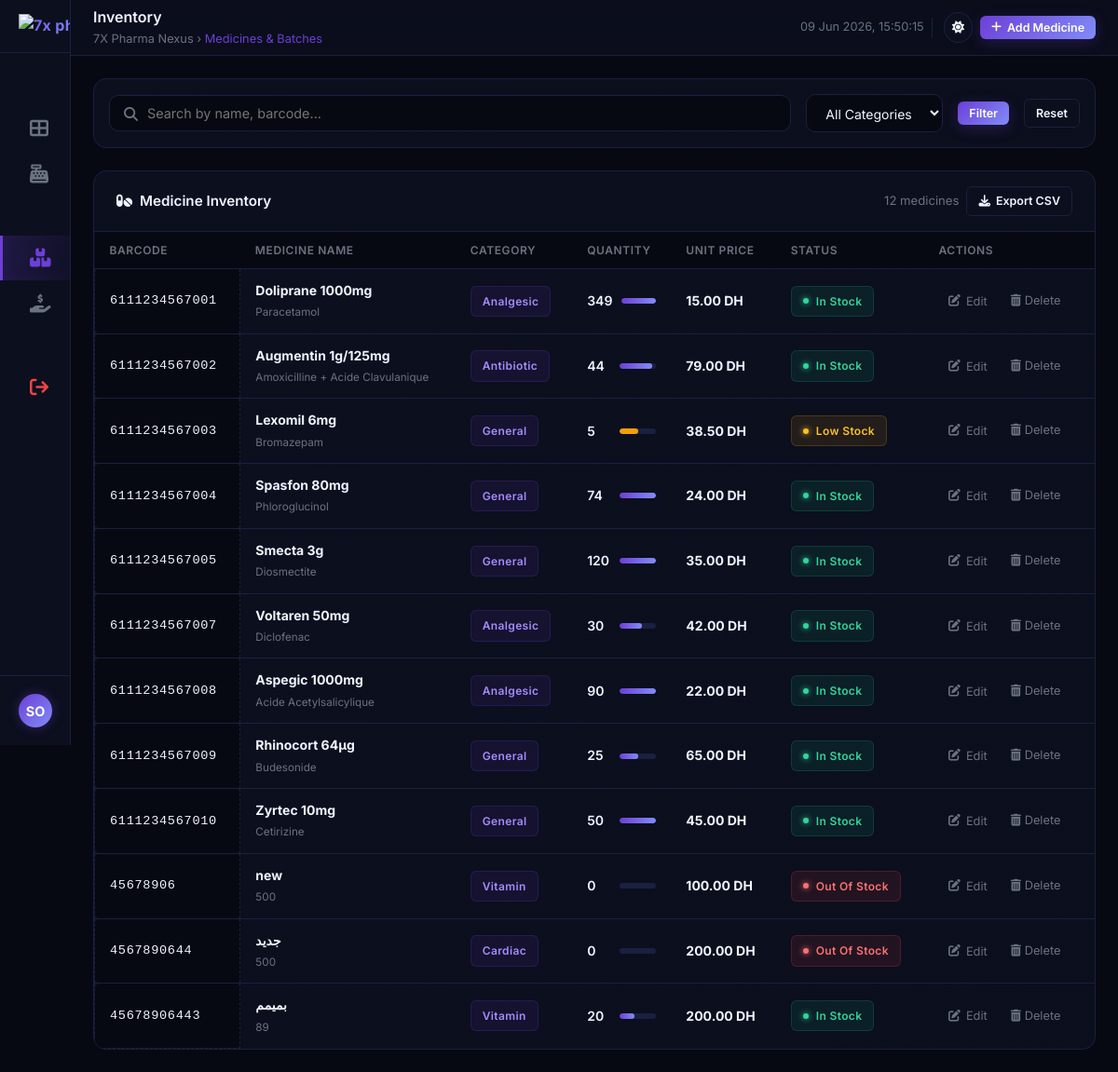
/public/inventory (signed in), run on the app's committed database.
### tables this page shows
CREATE TABLE `medicines` (
  `id` int(11) NOT NULL,
  `barcode` varchar(50) NOT NULL,
  `name` varchar(150) NOT NULL,
  `dci` varchar(150) DEFAULT NULL,
  `category` varchar(100) DEFAULT 'General',
  `price` decimal(10,2) NOT NULL,
  `cost_price` decimal(10,2) NOT NULL,

  `created_at` timestamp NOT NULL DEFAULT current_timestamp(),
  `deleted_at` timestamp NULL DEFAULT NULL
);

### app/controllers/InventoryController.php (called while the page is built, shortened)
<?php
class InventoryController extends Controller {
    public function index() {
        $medicineModel = $this->model('Medicine');
        $keyword = trim($_GET['q'] ?? '');
        $category = trim($_GET['category'] ?? 'all');
        $medicines = $medicineModel->searchAndFilter($keyword, $category);
        $low_stock_items = $medicineModel->getLowStockAlerts(10);
        $this->view('inventory', [
            'medicines' => $medicines,
            'low_stock_count' => count($low_stock_items)
        ]);
    }
}
?>

### app/core/Router.php (called while the page is built, shortened)
<?php
class Router {
    protected $method = 'index';
    public function __construct() {
        $url = $this->parseUrl();
        if (isset($url[0]) && file_exists(ROOT_DIR . '/app/controllers/' . ucfirst($url[0]) . 'Controller.php')) {
            unset($url[0]);
        }
        $this->controller = new $this->controller();
        $this->params = $url ? array_values($url) : [];
        call_user_func_array([$this->controller, $this->method], $this->params);
    }
    private function parseUrl() {
        if (isset($_GET['url'])) {
            $url = rtrim($_GET['url'], '/');
            $url = filter_var($url, FILTER_SANITIZE_URL);
            $url = explode('/', $url);
            return $url;
        }
        return [];
    }
}

### public/index.php (called while the page is built, shortened)
<?php
require_once ROOT_DIR . '/app/config/Database.php';
require_once ROOT_DIR . '/app/core/Model.php';
require_once ROOT_DIR . '/app/core/Controller.php';
require_once ROOT_DIR . '/app/core/Router.php';
$router = new Router();
?>

### app/config/Database.php (called while the page is built, shortened)
<?php
class Database {
    private $conn;
    public function __construct() {
        $host = '127.0.0.1';
        $port = '3307';
        $db_name = 'pharma_core';
        $username = 'root';
        $password = '';
        try {
            $dsn = "mysql:host={$host};port={$port};dbname={$db_name};charset=utf8mb4";
            $options = [
                PDO::ATTR_ERRMODE => PDO::ERRMODE_EXCEPTION,
                PDO::ATTR_DEFAULT_FETCH_MODE => PDO::FETCH_ASSOC,
                PDO::ATTR_EMULATE_PREPARES => false,
            ];
            $this->conn = new PDO($dsn, $username, $password, $options);
        } catch(PDOException $e) {
            $this->logError($e);
            $error_view = ROOT_DIR . '/views/components/db_error.php';
            if (file_exists($error_view)) {
                include $error_view;
            } else {
                header('HTTP/1.1 500 Internal Server Error');
                echo "Database Connection Error. Design file missing.";
            }
            exit();
        }
    }
    public function getConnection() {
        return $this->conn;
    }
}
?>

### app/core/Model.php (called while the page is built, shortened)
<?php
class Model {
    protected $db;
    public function __construct() {
        require_once ROOT_DIR . '/app/config/Database.php';
        $database = new Database();
        $this->db = $database->getConnection();
    }
    protected function query($sql, $params = []) {
        $stmt = $this->db->prepare($sql);
        $stmt->execute($params);
        return $stmt;
    }
}

### app/models/Medicine.php (called while the page is built, shortened)
<?php
class Medicine extends Model {
    protected $table = 'medicines';
    public function searchAndFilter($searchQuery = '', $category  = 'all') {
        $sql = "SELECT medicines.*,
                COALESCE(SUM(batches.current_quantity), 0) as current_quantity
                FROM {$this->table}
                LEFT JOIN batches ON medicines.id = batches.medicine_id
                WHERE medicines.deleted_at IS NULL";
        $params = [];
        $sql .= " GROUP BY medicines.id";
        $stmt = $this->query($sql, $params);
        return $stmt->fetchAll(PDO::FETCH_ASSOC);
    }
}
?>

### views/pages/inventory.php (the view, shortened to what this page needs)
<!DOCTYPE html>
<html lang="en" data-theme="dark">
<head>
    <link rel="stylesheet" href="https://cdnjs.cloudflare.com/ajax/libs/font-awesome/6.4.0/css/all.min.css">
    <link rel="stylesheet" href="<?= BASE_URL ?>/assets/css/global.css">
    <link rel="stylesheet" href="<?= BASE_URL ?>/assets/css/dashboard.css">
    <link rel="stylesheet" href="<?= BASE_URL ?>/assets/css/inventory.css">
</head>
<body>
    <div class="dashboard-layout">
        <aside class="sidebar" id="sidebar" aria-label="Main navigation">
            <div class="sidebar-brand">
                <img src="<?= BASE_URL ?>/assets/images/logo/7X-PHARMA-ICO.png" alt="7x pharma logo">
            </div>
            <nav class="sidebar-nav" aria-label="Sidebar navigation">
                <a href="<?= BASE_URL ?>/dashboard" class="nav-item" aria-current="page">
                    <i class="fa-solid fa-table-cells-large fa-fw"></i>
                </a>
                <a href="<?= BASE_URL ?>/pos" class="nav-item">
                    <i class="fa-solid fa-cash-register fa-fw"></i>
                </a>
                <a href="<?= BASE_URL ?>/inventory" class="nav-item active">
                    <i class="fa-solid fa-boxes-stacked fa-fw"></i>
                </a>
                <a href="<?= BASE_URL ?>/credit" class="nav-item">
                    <i class="fa-solid fa-hand-holding-dollar fa-fw"></i>
                </a>
                <a href="<?= BASE_URL ?>/auth/logout" class="nav-item" style="color: var(--color-danger);">
                    <i class="fa-solid fa-arrow-right-from-bracket fa-fw"></i>
                </a>
            </nav>
            <div class="sidebar-footer">
                <div class="sidebar-user">
                    <div class="user-avatar"><?= strtoupper(substr($_SESSION['name'] ?? 'AD', 0, 2)) ?></div>
                </div>
            </div>
        </aside>
        <div class="main-content">
            <header class="top-navbar">
                <div class="navbar-left">
                    <div>
                        <div class="page-title">Inventory</div>
                        <div class="breadcrumb">7X Pharma Nexus &rsaquo; <span>Medicines & Batches</span></div>
                    </div>
                </div>
                <div class="navbar-right">
                    <span class="navbar-clock" id="navbar-clock"></span>
                    <button id="theme-toggle" class="btn-icon" aria-label="Toggle Theme">
                        <span id="theme-icon"></span>
                    </button>
                    <button class="btn btn-primary btn-sm" id="btn-open-add-modal" aria-label="Add new medicine">
                        <i class="fa-solid fa-plus"></i>
                        Add Medicine
                    </button>
                </div>
            </header>
            <main class="page-body">
                <div class="panel">
                    <div class="panel-body" style="padding: var(--space-3);">
                        <form method="GET" action="<?= BASE_URL ?>/inventory" class="inv-filter-bar" id="filter-form" role="search">
                            <div class="search-input-wrap">
                                <input type="search" name="q" value="<?= htmlspecialchars($_GET['q'] ?? '') ?>" placeholder="Search by name, barcode..." aria-label="Search medicines">
                            </div>
                            <select name="category" aria-label="Filter by category">
                                <option value="all">All Categories</option>
                            </select>
                            <button type="submit" class="btn btn-primary btn-sm">Filter</button>
                            <a href="<?= BASE_URL ?>/inventory" class="btn btn-outline btn-sm">Reset</a>
                        </form>
                    </div>
                </div>
                <div class="panel">
                    <div class="panel-header">
                        <h2 class="panel-title">
                            <i class="fa-solid fa-pills"></i>
                            Medicine Inventory
                        </h2>
                        <div class="panel-actions">
                            <span style="font-size:.82rem;color:var(--color-text-secondary);"><?= count($medicines ?? []) ?> medicines</span>
                            <a href="#" class="btn btn-outline btn-sm">
                                <i class="fa-solid fa-download"></i> Export CSV
                            </a>
                        </div>
                    </div>
                    <div class="table-responsive">
                        <table class="data-table" aria-label="Medicine inventory table">
                            <thead>
                                <tr>
                                    <th>Barcode</th>
                                    <th>Medicine Name</th>
                                    <th>Category</th>
                                    <th>Quantity</th>
                                    <th>Unit Price</th>
                                    <th>Status</th>
                                    <?php if ($_SESSION['role'] === 'admin'): ?>
                                    <th>Actions</th>
                                    <?php endif; ?>
                                </tr>
                            </thead>
                            <tbody>
                                <?php if (!empty($medicines)): ?>
                                    <?php foreach ($medicines as $med): ?>
                                        <?php
                                        $qty = $med['current_quantity'];
                                        if ($qty <= 0) {
                                            $statusClass = 'badge-danger';
                                            $statusText = 'Out of Stock';
                                            $barClass = 'empty';
                                            $barWidth = 0;
                                        } elseif ($qty <= 10) {
                                            $statusClass = 'badge-warning';
                                            $statusText = 'Low Stock';
                                            $barClass = 'low';
                                            $barWidth = min(100, ($qty / 10) * 100);
                                        } else {
                                            $statusClass = 'badge-success';
                                            $statusText = 'In Stock';
                                            $barClass = '';
                                            $barWidth = min(100, ($qty / 50) * 100);
                                        }
                                        ?>
                                        <tr>
                                            <td class="barcode-cell"><?= htmlspecialchars($med['barcode'] ?? 'N/A') ?></td>
                                            <td>
                                                <strong><?= htmlspecialchars($med['name']) ?></strong><br>
                                                <small style="color:var(--color-text-secondary)"><?= htmlspecialchars($med['dci'] ?? '') ?></small>
                                            </td>
                                            <td><span class="badge badge-info"><?= htmlspecialchars(ucfirst($med['category'] ?? 'General')) ?></span></td>
                                            <td>
                                                <div class="qty-bar-wrap">
                                                    <span><?= $qty ?></span>
                                                    <div class="qty-bar-bg">
                                                        <div class="qty-bar-fill <?= $barClass ?>" style="width:<?= $barWidth ?>%"></div>
                                                    </div>
                                                </div>
                                            </td>
                                            <td class="amount-col"><?= number_format($med['price'], 2) ?> DH</td>
                                            <td><span class="badge <?= $statusClass ?>"><?= $statusText ?></span></td>
                                            <?php if ($_SESSION['role'] === 'admin'): ?>
                                            <td>
                                                <button class="btn-table-action btn-edit"><i class="fa-solid fa-pen-to-square"></i> Edit</button>
                                                <a href="<?= BASE_URL ?>/inventory/delete/<?= $med['id'] ?>"
                                                    class="btn-table-action btn-del"
                                                    style="text-decoration: none; display: inline-block;"
                                                    onclick="return confirm('Are you sure you want to delete <?= addslashes($med['name']) ?>?');">
                                                    <i class="fa-solid fa-trash-can"></i> Delete
                                                </a>
                                            </td>
                                            <?php endif; ?>
                                        </tr>
                                    <?php endforeach; ?>
                                <?php else: ?>
                                    <tr>
                                        <td colspan="7" style="text-align:center; padding: 2rem; color:var(--text-muted);">No medicines found in the inventory.</td>
                                    </tr>
                                <?php endif; ?>
                            </tbody>
                        </table>
                    </div>
                </div>
            </main>
        </div>
    </div>
</body>
</html>

### data on the page
medicines: barcode "6111234567001", name "Doliprane 1000mg", dci "Paracetamol", category "Analgesic", qty "349", $barWidth 100 (drawn), price "15.00", statusText "In Stock"
medicines: barcode "6111234567002", name "Augmentin 1g/125mg", dci "Amoxicilline + Acide Clavulanique", category "Antibiotic", qty "44", $barWidth 88 (drawn), price "79.00", statusText "In Stock"
medicines: barcode "6111234567003", name "Lexomil 6mg", dci "Bromazepam", category "General", qty "5", $barWidth 50 (drawn), price "38.50", statusText "Low Stock"
medicines: barcode "6111234567004", name "Spasfon 80mg", dci "Phloroglucinol", category "General", qty "74", $barWidth 100 (drawn), price "24.00", statusText "In Stock"
medicines: barcode "6111234567005", name "Smecta 3g", dci "Diosmectite", category "General", qty "120", $barWidth 100 (drawn), price "35.00", statusText "In Stock"
medicines: barcode "6111234567007", name "Voltaren 50mg", dci "Diclofenac", category "Analgesic", qty "30", $barWidth 60 (drawn), price "42.00", statusText "In Stock"
medicines: barcode "6111234567008", name "Aspegic 1000mg", dci "Acide Acetylsalicylique", category "Analgesic", qty "90", $barWidth 100 (drawn), price "22.00", statusText "In Stock"
medicines: barcode "6111234567009", name "Rhinocort 64µg", dci "Budesonide", category "General", qty "25", $barWidth 50 (drawn), price "65.00", statusText "In Stock"
medicines: barcode "6111234567010", name "Zyrtec 10mg", dci "Cetirizine", category "General", qty "50", $barWidth 100 (drawn), price "45.00", statusText "In Stock"
medicines: barcode "45678906", name "new", dci "500", category "Vitamin", qty "0", price "100.00", statusText "Out Of Stock"
medicines: barcode "4567890644", name "جديد", dci "500", category "Cardiac", qty "0", price "200.00", statusText "Out Of Stock"
medicines: barcode "45678906443", name "بميمم", dci "89", category "Vitamin", qty "20", $barWidth 40 (drawn), price "200.00", statusText "In Stock"

### other printed values
substr($_SESSION['name'] ?? 'AD', 0, 2) "SO"
count($medicines ?? []) "12"
